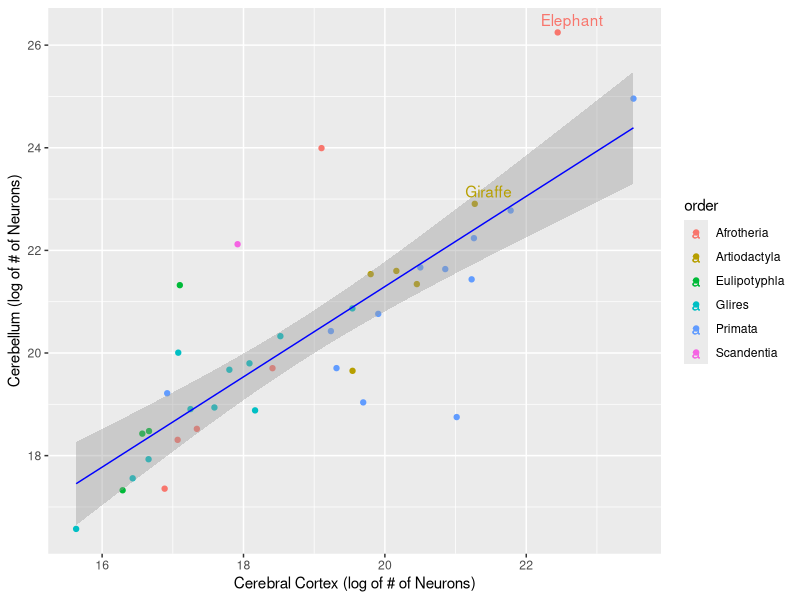
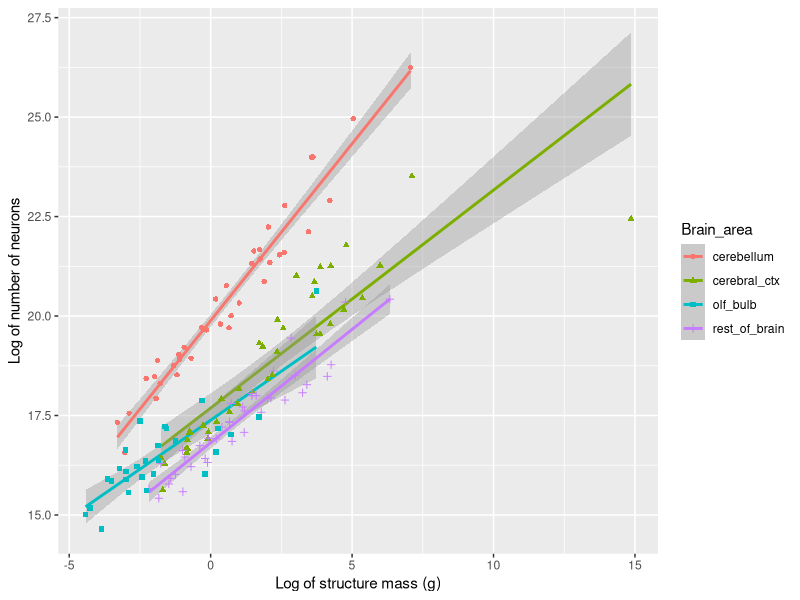
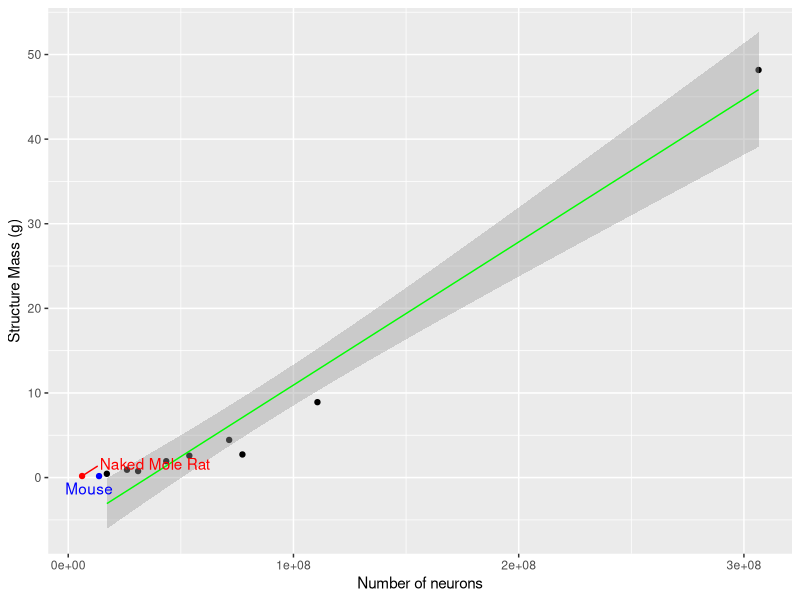

R code for these plots, in order: (Note: this script raises an error after producing the figures.)
## ---- chunk 1
knitr::opts_chunk$set(echo = TRUE)
library(ggplot2)
library(magrittr)
library(gdata)
library(ggrepel)
library(dplyr)
library(LearnBayes)
library(cowplot)
library(gridExtra)
library(grid)
library(lattice)
library(gtable)
## ---- chunk 2
#load data

hh <- read.csv("../data/cleaned/herculano-houtzel-all.csv")

#Separating different brain areas

cerebellum_dat <- hh[which(hh$Brain_area == 'cerebellum'),]
cerebral_ctx_dat <- hh[which(hh$Brain_area == 'cerebral_ctx'), ]
olf_bulb_dat <- hh[which(hh$Brain_area == 'olf_bulb'), ]
whole_brain_dat <- hh[which(hh$Brain_area == 'whole_brain'), ]
rest_of_brain_dat <- hh[which(hh$Brain_area == 'rest_of_brain'), ]

# cerebellum_dat
# cerebral_ctx_dat
# olf_bulb_dat
# whole_brain_dat
# rest_of_brain_dat

## ---- chunk 3

glires_ctx <- cerebral_ctx_dat[which(cerebral_ctx_dat$Order == 'Glires'), ]
glires_ctx_het <- subset(glires_ctx, Species == "Heterocephalusglaber")
glires_ctx <- glires_ctx[glires_ctx$Species != "Heterocephalusglaber", ]

Com_Nam <- c("Naked Mole Rat")
glires_ctx_het[c("Common_Name")] <- Com_Nam
glires_ctx_het

#define x and y axis variables

neur_glires_a <- log(glires_ctx$N_neurons)
wt_glires_a <- log(glires_ctx$Mass_g)

#Plot the data with outliers

# glires_ctx %>%
#     ggplot() +
#     aes(x = neur_glires_a, y = wt_glires_a) +
#     labs(x = "Log number of neurons", y = "Log structure mass (g)") +
#     geom_point() +
#     geom_smooth(method = "lm" ,color = "blue", size = 0.5) +
#     geom_point(data = glires_ctx_het, col='red') +
#     geom_text_repel(data = glires_ctx_het, aes(label = glires_ctx_het$Common_Name), col='red')


nmr_no <- ggplot(glires_ctx, aes(N_neurons, Mass_g)) +
  geom_point(data = glires_ctx, col = ifelse(glires_ctx$Species == "Musmusculus", 'blue', 'black')) +
  geom_smooth(method = "lm" ,color = "green", size = 0.5) +
  labs(x = "Number of neurons", y = "Structure Mass (g)") +
  geom_text_repel(data = glires_ctx, aes(label = ifelse(glires_ctx$Species == "Musmusculus", paste0("Mouse"), "")), col='blue', box.padding = unit(1, "lines")) +
  geom_point(data = glires_ctx_het, col='red') +
  geom_text_repel(data = glires_ctx_het, aes(label = glires_ctx_het$Common_Name), col='red', box.padding = unit(4, "lines"))

## ---- chunk 4

glires_ctx <- cerebral_ctx_dat[which(cerebral_ctx_dat$Order == 'Glires'), ]
glires_ctx1 <- subset(glires_ctx, Species == "Heterocephalusglaber" | Species == "Musmusculus")
glires_ctx <- glires_ctx[glires_ctx$Species != "Heterocephalusglaber", ]
glires_ctx <- glires_ctx[glires_ctx$Species != "Musmusculus", ]

#Add a common name column
Com_Nam <- c("Naked Mole Rat", "Mouse")
glires_ctx1[c("Common_Name")] <- Com_Nam

glires_ctx1

#define x and y axis variables

neur_glires_a <- log(glires_ctx$N_neurons)
wt_glires_a <- log(glires_ctx$Mass_g)

#Plot the graph

no_nmr_no_mouse <- ggplot(glires_ctx, aes(N_neurons, Mass_g)) + 
    geom_point() +
    geom_smooth(method = "lm" ,color = "green", size = 0.5) +
    labs(x = "Number of neurons", y = "Structure Mass (g)") +
    geom_point(data = glires_ctx1, col=ifelse(glires_ctx1$Species == "Heterocephalusglaber", 'red', ifelse(glires_ctx1$Species == "Musmusculus", 'blue', 'black'))) +
    geom_text_repel(data = glires_ctx1, aes(label = glires_ctx1$Common_Name), col=ifelse(glires_ctx1$Species == "Heterocephalusglaber", 'red', ifelse(glires_ctx1$Species == "Musmusculus", 'blue', 'black')))
## ---- chunk 5

#define a new dataset for this plot

cerebellum_dat <- cerebellum_dat[cerebellum_dat$Species != "Gorillagorilla", ]

cerebellum_neurons <- data.frame(cerebellum_dat$Species, cerebellum_dat$Order, cerebellum_dat$N_neurons)
cerebral_ctx_neurons <- data.frame(cerebral_ctx_dat$Species, cerebral_ctx_dat$Order, cerebral_ctx_dat$N_neurons)


N_Neurons_of_two <- data.frame(cerebral_ctx_neurons, cerebellum_neurons$cerebellum_dat.N_neurons)
names(N_Neurons_of_two) <- c("Species", "Order", "cerebral_ctx1", "cerebellum1")
N_Neurons_of_two

cerb_neur <- log(N_Neurons_of_two$cerebellum1)
cerb_ctx_neur <- log(N_Neurons_of_two$cerebral_ctx1)

order <- N_Neurons_of_two$Order

#Plot the data with outliers

cerebellum_vs_ctx <- N_Neurons_of_two %>%
    ggplot() +
    aes(x = cerb_ctx_neur, y = cerb_neur, color = order) +
    labs(x = "Cerebral Cortex (log of # of Neurons)", y = "Cerebellum (log of # of Neurons)") +
    geom_point() +
    geom_smooth(method = "lm", color = "blue", size = 0.5) +
    geom_text_repel(aes(label = ifelse(N_Neurons_of_two$Species == "Loxodontaafricana", paste0("Elephant"), "")))+
    geom_text_repel(aes(label = ifelse(N_Neurons_of_two$Species == "Giraffacamelopardalensis", paste0("Giraffe"), "")))
## ---- chunk 6
# Plot with diff shape, color for brain areas
# Worked on in lab meeting 2017-10-19
final <- hh %>%
  select(Species, Mass_g, N_neurons, Brain_area) %>%
  group_by(Species) %>% 
  # mutate(Whole_brain_g = sum(Mass_g), Whole_brain_n = sum(N_neurons)) %>%
  ggplot() +
  aes(x=log(Mass_g), y=log(N_neurons), shape=Brain_area, color=Brain_area) +
  labs(x = "Log of structure mass (g)", y = "Log of number of neurons") +
  geom_smooth(method = "lm") +
  geom_point()
## ---- chunk 7

p1 <- ggplotGrob(cerebellum_vs_ctx)
p2 <- ggplotGrob(nmr_no)
p3 <- ggplotGrob(no_nmr_no_mouse)
# g <- rbind(g2, g3, size = "first")
# g$widths <- unit.pmax(g2$widths, g3$widths)
# grid.draw(rbind(g2, g3))

g <- grid.arrange(p1,p2,p3, layout_matrix = rbind(c(2,3),c(1,1)))
ggsave("3plots.png", plot = g)

# grid.arrange(
#   grobs = gl,
#   widths = c(1),
#   layout_matrix = rbind(c(cerebellum_vs_ctx), c(no_nmr_no_mouse),
#                         c(nmr_no))
# )

# par(mfrow = c(3, 1))  # 3 rows and 1 column
# no_nmr_no_mouse
# nmr_no
# cerebellum_vs_ctx
# par(mfrow=c(3,1))
# no_nmr_no_mouse
# no_nmr1
# cerebellum_vs_ctx
# p1 <- plot_grid(no_nmr_no_mouse, no_nmr1, cerebellum_vs_ctx, labels = "AUTO")
# save_plot("paper_plot1.png", p1, nrow = 3, ncol=2)
# p1
